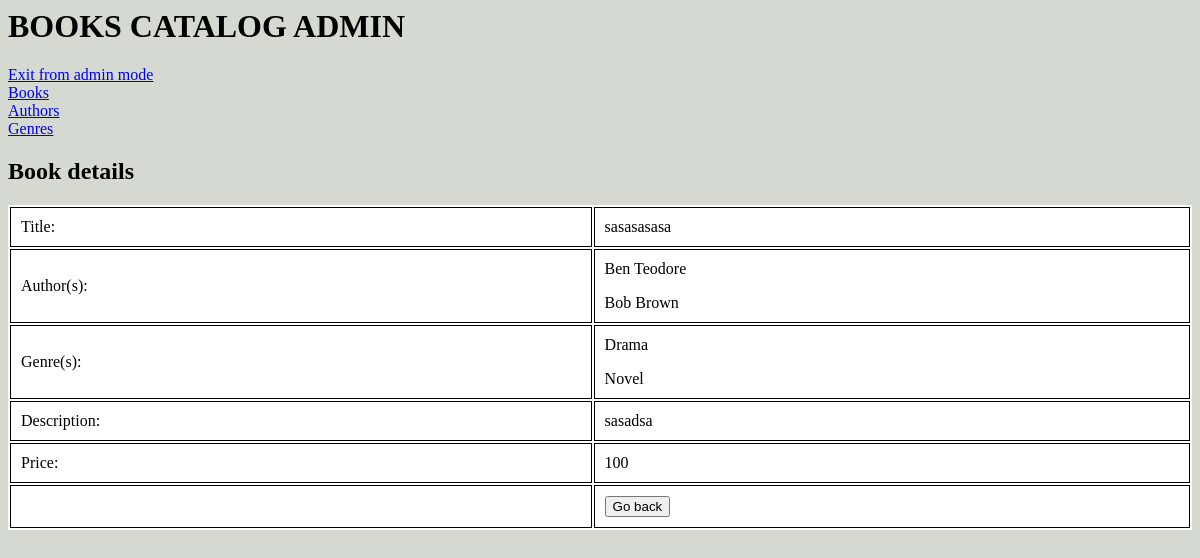
/admin-mode/book/details/5, run on the app's committed database.
### tables this page shows
CREATE TABLE IF NOT EXISTS `books` (
  `id` int(11) NOT NULL AUTO_INCREMENT,
  `name` varchar(65) NOT NULL,
  `price` decimal(10,0) NOT NULL,
  `descr` text NOT NULL,
  PRIMARY KEY (`id`)
);

CREATE TABLE IF NOT EXISTS `authors` (
  `id` int(11) NOT NULL AUTO_INCREMENT,
  `name` varchar(65) NOT NULL,
  PRIMARY KEY (`id`)
);

CREATE TABLE IF NOT EXISTS `genres` (
  `id` int(11) NOT NULL AUTO_INCREMENT,
  `name` varchar(60) NOT NULL,
  PRIMARY KEY (`id`),
  UNIQUE KEY `name` (`name`)
);

### libs/Controller_Admin.php (called while the page is built, shortened)
<?php
class Controller_Admin extends Controller{
	public function book_details($book_id)
	{
		$book = $this->get_book($book_id);
		include '/admin/main.php';
	}
}

### index.php (called while the page is built, shortened)
<?php
Router::start();

### libs/Controller.php (called while the page is built, shortened)
<?php
class Controller
{
	protected $m_book;
	protected $m_auth;
	protected $m_genre;
	function __construct()
	{
		$this->m_book = new Model_Book();
		$this->m_auth = new Model_Author();
		$this->m_genre = new Model_Genre();
	}
	protected function get_book($book_id)
	{
		$book = $this->m_book->getBookById($book_id);
		$book->authors = $this->m_auth->getAuthByBookId($book_id);
		$book->genres = $this->m_genre->getGenreByBookId($book_id);
		return $book;
	}
}

### libs/Model_Book.php (called while the page is built, shortened)
<?php
class Model_Book{
	private $db;
	public function __construct()
	{
		$this->db = new PDO(
			'mysql:host='.DB_HOST.';dbname='.DB_NAME,
	    	DB_USER,
	    	DB_PASS
	    );
	}
	public function getBookById($id)
	{
		$sql = "SELECT `id`,`name`, `descr`, `price`
				FROM `books`
				WHERE `id`=?";
		$stmt = $this->db->prepare($sql);
        $stmt->execute(array($id));
        $res = $stmt->fetch(PDO::FETCH_ASSOC);
        if ($res) {
        	return new Book($res['id'], $res['name'], $res['descr'], $res['price'], '', '');
        }
	}
}

### libs/Model_Author.php (called while the page is built, shortened)
<?php
class Model_Author{
	private $db;
	public function __construct()
	{
		$this->db = new PDO(
			'mysql:host='.DB_HOST.';dbname='.DB_NAME,
	    	DB_USER,
	    	DB_PASS
	    );
	}
	public function getAuthByBookId($book_id)
	{
		$sql = "SELECT `authors`.`id`,`authors`.`name`
				FROM `authors`,`books_authors`
				WHERE `authors`.`id` = `books_authors`.`auth_id`
				AND `books_authors`.`book_id` = ?";
		$stmt = $this->db->prepare($sql);
        $stmt->execute(array($book_id));
        $result = $stmt->fetchAll();
        $authors = array();
        if ($result)
        {
        	foreach ($result as $res) {
        		$authors[] = new Author($res['id'], $res['name']);
        	}
        	return $authors;
        }
	}
}

### libs/Model_Genre.php (called while the page is built, shortened)
<?php
class Model_Genre{
	private $db;
	public function __construct()
	{
		$this->db = new PDO(
			'mysql:host='.DB_HOST.';dbname='.DB_NAME,
	    	DB_USER,
	    	DB_PASS
	    );
	}
	public function getGenreByBookId($book_id)
	{
		$sql = "SELECT `genres`.`id`,`genres`.`name`
				FROM `genres`,`books_genres`
				WHERE `genres`.`id` = `books_genres`.`genre_id`
				AND `books_genres`.`book_id` = ?";
		$stmt = $this->db->prepare($sql);
        $stmt->execute(array($book_id));
        $result = $stmt->fetchAll();
        $genres = array();
        if ($result)
        {
        	foreach ($result as $res) {
        		$genres[] = new Genre($res['id'], $res['name']);
        	}
        	return $genres;
        }
	}
}

### libs/Book.php (called while the page is built, shortened)
<?php
class Book implements JsonSerializable{
	function __construct($id, $name, $descr, $price, $authors, $genres)
	{
		$this->name = $name;
		$this->descr = $descr;
		$this->price = $price;
	}
	public function __get($name)
	{
		return $this->$name;
	}
}

### libs/Author.php (called while the page is built, shortened)
<?php
class Author implements JsonSerializable{
	public function __construct($id, $name)
	{
		$this->name = $name;
	}
	public function __get($name)
	{
		return $this->$name;
	}
}

### libs/Genre.php (called while the page is built, shortened)
<?php
class Genre implements JsonSerializable
{
	public function __construct($id, $name)
	{
		$this->name = $name;
	}
	public function __get($name)
	{
		return $this->$name;
	}
}

### admin/templates/book_details.tpl.php (the view)
<table>
	<tr>
		<td>Title: </td>
		<td><?=$book->name;?></td>
	</tr>
	<tr>
		<td>Author(s): </td>
		<td>
		<?foreach ($book->authors as $auth) {?>
			<p><?=$auth->name;?></p>
		<?}?>
		</td>
	</tr>
	<tr>
		<td>Genre(s): </td>
		<td>
		<?foreach ($book->genres as $genre) {?>
			<p><?=$genre->name;?></p>
		<?}?>
		</td>
	</tr>
	<tr>
		<td>Description: </td>
		<td><?=$book->descr;?></td>
	</tr>
	<tr>
		<td>Price: </td>
		<td><?=$book->price;?></td>
	</tr>
	<tr>
		<td></td>
		<td><a href="/admin-mode/"><input type='button' value='Go back'></a></td>
	</tr>
</table>

### css/style.css (style rules this page uses)
body { background-color: bisque; font-family: cursive; }
.admin-body { background-color: #d4dad1; }
table { width: 100%; background-color: white; }
td, th { padding: 10px; border: 1px solid black; }

### data on the page
books: name "sasasasasa", descr "sasadsa", price "100"
authors: name "Ben Teodore"
authors: name "Bob Brown"
genres: name "Drama"
genres: name "Novel"

### other printed values
$title "Book details"
